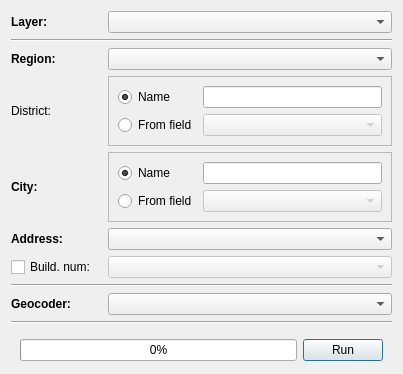
<?xml version="1.0" encoding="UTF-8"?>
<ui version="4.0">
 <class>BatchGeocodingDialog</class>
 <widget class="QDialog" name="BatchGeocodingDialog">
  <property name="geometry">
   <rect>
    <x>0</x>
    <y>0</y>
    <width>403</width>
    <height>360</height>
   </rect>
  </property>
  <property name="sizePolicy">
   <sizepolicy hsizetype="Preferred" vsizetype="Preferred">
    <horstretch>0</horstretch>
    <verstretch>0</verstretch>
   </sizepolicy>
  </property>
  <property name="windowTitle">
   <string>Batch geocoding</string>
  </property>
  <property name="sizeGripEnabled">
   <bool>false</bool>
  </property>
  <layout class="QGridLayout" name="gridLayout">
   <property name="bottomMargin">
    <number>4</number>
   </property>
   <item row="2" column="0">
    <widget class="QLabel" name="lblRegion">
     <property name="font">
      <font>
       <weight>75</weight>
       <bold>true</bold>
      </font>
     </property>
     <property name="text">
      <string>Region:</string>
     </property>
    </widget>
   </item>
   <item row="4" column="0">
    <widget class="QLabel" name="lblSettlement">
     <property name="font">
      <font>
       <weight>75</weight>
       <bold>true</bold>
      </font>
     </property>
     <property name="text">
      <string>City:</string>
     </property>
    </widget>
   </item>
   <item row="3" column="0">
    <widget class="QLabel" name="lblRayon">
     <property name="text">
      <string>District:</string>
     </property>
    </widget>
   </item>
   <item row="1" column="0" colspan="4">
    <widget class="Line" name="line">
     <property name="orientation">
      <enum>Qt::Horizontal</enum>
     </property>
    </widget>
   </item>
   <item row="13" column="0" colspan="4">
    <widget class="Line" name="line_3">
     <property name="orientation">
      <enum>Qt::Horizontal</enum>
     </property>
    </widget>
   </item>
   <item row="11" column="0" colspan="4">
    <widget class="Line" name="line_2">
     <property name="orientation">
      <enum>Qt::Horizontal</enum>
     </property>
    </widget>
   </item>
   <item row="0" column="0">
    <widget class="QLabel" name="lblLayer">
     <property name="font">
      <font>
       <weight>75</weight>
       <bold>true</bold>
      </font>
     </property>
     <property name="frameShape">
      <enum>QFrame::NoFrame</enum>
     </property>
     <property name="text">
      <string>Layer:</string>
     </property>
    </widget>
   </item>
   <item row="12" column="0">
    <widget class="QLabel" name="lblGeocoder">
     <property name="font">
      <font>
       <weight>75</weight>
       <bold>true</bold>
      </font>
     </property>
     <property name="text">
      <string>Geocoder:</string>
     </property>
    </widget>
   </item>
   <item row="15" column="0" colspan="4">
    <widget class="QWidget" name="bottomPanel" native="true">
     <layout class="QHBoxLayout" name="horizontalLayout">
      <item>
       <widget class="QProgressBar" name="prgProcess">
        <property name="value">
         <number>0</number>
        </property>
       </widget>
      </item>
      <item>
       <widget class="QPushButton" name="btnRun">
        <property name="text">
         <string>Run</string>
        </property>
       </widget>
      </item>
     </layout>
    </widget>
   </item>
   <item row="5" column="0">
    <widget class="QLabel" name="lblAddress">
     <property name="font">
      <font>
       <weight>75</weight>
       <bold>true</bold>
      </font>
     </property>
     <property name="text">
      <string>Address:</string>
     </property>
     <property name="textFormat">
      <enum>Qt::PlainText</enum>
     </property>
     <property name="wordWrap">
      <bool>false</bool>
     </property>
    </widget>
   </item>
   <item row="6" column="0">
    <widget class="QCheckBox" name="chkBuilding">
     <property name="text">
      <string>Build. num:</string>
     </property>
    </widget>
   </item>
   <item row="0" column="1" colspan="3">
    <widget class="QComboBox" name="cmbLayer"/>
   </item>
   <item row="2" column="1" colspan="3">
    <widget class="QComboBox" name="cmbRegion"/>
   </item>
   <item row="3" column="1" colspan="3">
    <widget class="QFrame" name="frmRayon">
     <property name="frameShape">
      <enum>QFrame::StyledPanel</enum>
     </property>
     <property name="frameShadow">
      <enum>QFrame::Raised</enum>
     </property>
     <layout class="QGridLayout" name="gridLayout_2">
      <item row="0" column="0">
       <widget class="QRadioButton" name="rbRayonName">
        <property name="text">
         <string>Name</string>
        </property>
        <property name="checked">
         <bool>true</bool>
        </property>
       </widget>
      </item>
      <item row="2" column="0">
       <widget class="QRadioButton" name="rbRayonField">
        <property name="text">
         <string>From field</string>
        </property>
        <property name="checked">
         <bool>false</bool>
        </property>
       </widget>
      </item>
      <item row="0" column="1">
       <widget class="QLineEdit" name="txtRayonName">
        <property name="sizePolicy">
         <sizepolicy hsizetype="Expanding" vsizetype="Preferred">
          <horstretch>0</horstretch>
          <verstretch>0</verstretch>
         </sizepolicy>
        </property>
       </widget>
      </item>
      <item row="2" column="1">
       <widget class="QComboBox" name="cmbRayonField">
        <property name="enabled">
         <bool>false</bool>
        </property>
        <property name="sizePolicy">
         <sizepolicy hsizetype="Preferred" vsizetype="Preferred">
          <horstretch>0</horstretch>
          <verstretch>0</verstretch>
         </sizepolicy>
        </property>
       </widget>
      </item>
     </layout>
    </widget>
   </item>
   <item row="4" column="1" colspan="3">
    <widget class="QFrame" name="frmSettlement">
     <property name="frameShape">
      <enum>QFrame::StyledPanel</enum>
     </property>
     <property name="frameShadow">
      <enum>QFrame::Raised</enum>
     </property>
     <layout class="QGridLayout" name="gridLayout_3">
      <item row="0" column="0">
       <widget class="QRadioButton" name="rbSettlName">
        <property name="text">
         <string>Name</string>
        </property>
        <property name="checked">
         <bool>true</bool>
        </property>
       </widget>
      </item>
      <item row="2" column="0">
       <widget class="QRadioButton" name="rbSettlField">
        <property name="text">
         <string>From field</string>
        </property>
       </widget>
      </item>
      <item row="2" column="1">
       <widget class="QComboBox" name="cmbSettlField">
        <property name="enabled">
         <bool>false</bool>
        </property>
        <property name="sizePolicy">
         <sizepolicy hsizetype="Preferred" vsizetype="Preferred">
          <horstretch>0</horstretch>
          <verstretch>0</verstretch>
         </sizepolicy>
        </property>
       </widget>
      </item>
      <item row="0" column="1">
       <widget class="QLineEdit" name="txtSettlName">
        <property name="sizePolicy">
         <sizepolicy hsizetype="Expanding" vsizetype="Preferred">
          <horstretch>0</horstretch>
          <verstretch>0</verstretch>
         </sizepolicy>
        </property>
       </widget>
      </item>
     </layout>
    </widget>
   </item>
   <item row="5" column="1" colspan="3">
    <widget class="QComboBox" name="cmbAddress"/>
   </item>
   <item row="6" column="1" colspan="3">
    <widget class="QComboBox" name="cmbBuildingNum">
     <property name="enabled">
      <bool>false</bool>
     </property>
    </widget>
   </item>
   <item row="12" column="1" colspan="3">
    <widget class="QComboBox" name="cmbGeocoder"/>
   </item>
  </layout>
 </widget>
 <tabstops>
  <tabstop>cmbLayer</tabstop>
  <tabstop>cmbRegion</tabstop>
  <tabstop>txtRayonName</tabstop>
  <tabstop>txtSettlName</tabstop>
  <tabstop>cmbAddress</tabstop>
  <tabstop>cmbGeocoder</tabstop>
  <tabstop>btnRun</tabstop>
  <tabstop>rbRayonName</tabstop>
  <tabstop>rbRayonField</tabstop>
  <tabstop>cmbRayonField</tabstop>
  <tabstop>rbSettlName</tabstop>
  <tabstop>rbSettlField</tabstop>
  <tabstop>cmbSettlField</tabstop>
  <tabstop>chkBuilding</tabstop>
  <tabstop>cmbBuildingNum</tabstop>
 </tabstops>
 <resources/>
 <connections>
  <connection>
   <sender>chkBuilding</sender>
   <signal>toggled(bool)</signal>
   <receiver>cmbBuildingNum</receiver>
   <slot>setEnabled(bool)</slot>
   <hints>
    <hint type="sourcelabel">
     <x>52</x>
     <y>244</y>
    </hint>
    <hint type="destinationlabel">
     <x>246</x>
     <y>244</y>
    </hint>
   </hints>
  </connection>
  <connection>
   <sender>rbSettlField</sender>
   <signal>toggled(bool)</signal>
   <receiver>cmbSettlField</receiver>
   <slot>setEnabled(bool)</slot>
   <hints>
    <hint type="sourcelabel">
     <x>155</x>
     <y>181</y>
    </hint>
    <hint type="destinationlabel">
     <x>292</x>
     <y>181</y>
    </hint>
   </hints>
  </connection>
  <connection>
   <sender>rbSettlName</sender>
   <signal>toggled(bool)</signal>
   <receiver>txtSettlName</receiver>
   <slot>setEnabled(bool)</slot>
   <hints>
    <hint type="sourcelabel">
     <x>155</x>
     <y>154</y>
    </hint>
    <hint type="destinationlabel">
     <x>292</x>
     <y>154</y>
    </hint>
   </hints>
  </connection>
  <connection>
   <sender>rbRayonField</sender>
   <signal>toggled(bool)</signal>
   <receiver>cmbRayonField</receiver>
   <slot>setEnabled(bool)</slot>
   <hints>
    <hint type="sourcelabel">
     <x>155</x>
     <y>112</y>
    </hint>
    <hint type="destinationlabel">
     <x>292</x>
     <y>112</y>
    </hint>
   </hints>
  </connection>
  <connection>
   <sender>rbRayonName</sender>
   <signal>toggled(bool)</signal>
   <receiver>txtRayonName</receiver>
   <slot>setEnabled(bool)</slot>
   <hints>
    <hint type="sourcelabel">
     <x>155</x>
     <y>85</y>
    </hint>
    <hint type="destinationlabel">
     <x>292</x>
     <y>85</y>
    </hint>
   </hints>
  </connection>
 </connections>
</ui>
